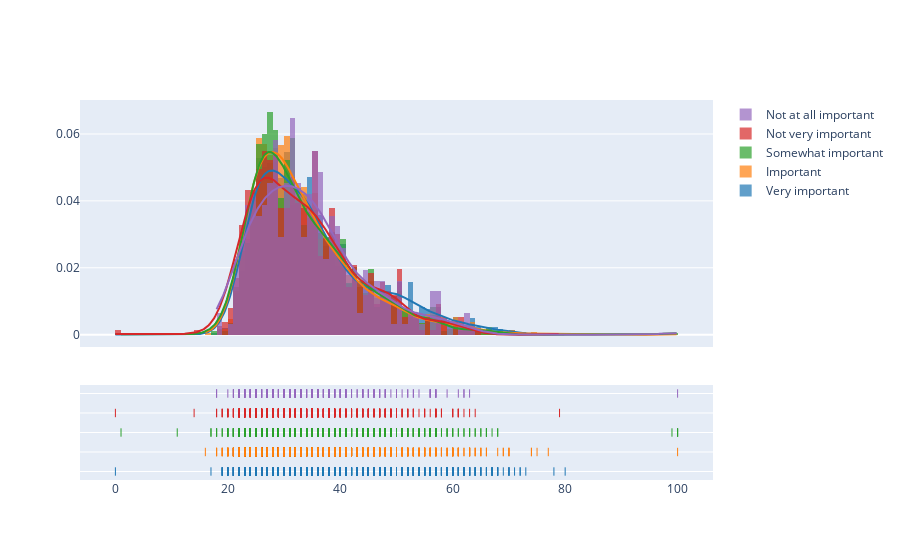

Write notebook code for a chart like this one.
### Code cell
import plotly.offline as py
py.init_notebook_mode(connected=True)
import plotly.figure_factory as fig_fact

top_uni = mcq['UniversityImportance'].value_counts().head(5)
top_uni_dist = []
for uni in top_uni.index:
    top_uni_dist.append(
        mcq[(mcq['Age'].notnull()) & \
            (mcq['UniversityImportance'] == uni)]['Age'])

group_labels = top_uni.index

fig = fig_fact.create_distplot(top_uni_dist,group_labels)
py.iplot(fig, filename='University Importance by Age')

### Figure 1 — Plotly figure (JSON) as saved in the notebook; plotly's stock layout.template omitted (floating-point values rounded to 4 significant figures; data arrays with more than 128 entries replaced by an {"elided": "..."} marker saying what was removed)
{"data": [{"autobinx": false, "histnorm": "probability density", "legendgroup": "Very important", "marker": {"color": "rgb(31, 119, 180)"}, "name": "Very important", "opacity": 0.7, "type": "histogram", "x": {"elided": "2882 int values"}, "xaxis": "x", "xbins": {"end": 80, "size": 1, "start": 0}, "yaxis": "y"}, {"autobinx": false, "histnorm": "probability density", "legendgroup": "Important", "marker": {"color": "rgb(255, 127, 14)"}, "name": "Important", "opacity": 0.7, "type": "histogram", "x": {"elided": "2313 int values"}, "xaxis": "x", "xbins": {"end": 100, "size": 1, "start": 16}, "yaxis": "y"}, {"autobinx": false, "histnorm": "probability density", "legendgroup": "Somewhat important", "marker": {"color": "rgb(44, 160, 44)"}, "name": "Somewhat important", "opacity": 0.7, "type": "histogram", "x": {"elided": "1673 int values"}, "xaxis": "x", "xbins": {"end": 100, "size": 1, "start": 1}, "yaxis": "y"}, {"autobinx": false, "histnorm": "probability density", "legendgroup": "Not very important", "marker": {"color": "rgb(214, 39, 40)"}, "name": "Not very important", "opacity": 0.7, "type": "histogram", "x": {"elided": "766 int values"}, "xaxis": "x", "xbins": {"end": 79, "size": 1, "start": 0}, "yaxis": "y"}, {"autobinx": false, "histnorm": "probability density", "legendgroup": "Not at all important", "marker": {"color": "rgb(148, 103, 189)"}, "name": "Not at all important", "opacity": 0.7, "type": "histogram", "x": {"elided": "310 int values"}, "xaxis": "x", "xbins": {"end": 100, "size": 1, "start": 18}, "yaxis": "y"}, {"legendgroup": "Very important", "marker": {"color": "rgb(31, 119, 180)"}, "mode": "lines", "name": "Very important", "showlegend": false, "type": "scatter", "x": {"elided": "500 float values"}, "xaxis": "x", "y": {"elided": "500 float values"}, "yaxis": "y"}, {"legendgroup": "Important", "marker": {"color": "rgb(255, 127, 14)"}, "mode": "lines", "name": "Important", "showlegend": false, "type": "scatter", "x": {"elided": "500 float values"}, "xaxis": "x", "y": {"elided": "500 float values"}, "yaxis": "y"}, {"legendgroup": "Somewhat important", "marker": {"color": "rgb(44, 160, 44)"}, "mode": "lines", "name": "Somewhat important", "showlegend": false, "type": "scatter", "x": {"elided": "500 float values"}, "xaxis": "x", "y": {"elided": "500 float values"}, "yaxis": "y"}, {"legendgroup": "Not very important", "marker": {"color": "rgb(214, 39, 40)"}, "mode": "lines", "name": "Not very important", "showlegend": false, "type": "scatter", "x": {"elided": "500 float values"}, "xaxis": "x", "y": {"elided": "500 float values"}, "yaxis": "y"}, {"legendgroup": "Not at all important", "marker": {"color": "rgb(148, 103, 189)"}, "mode": "lines", "name": "Not at all important", "showlegend": false, "type": "scatter", "x": {"elided": "500 float values"}, "xaxis": "x", "y": {"elided": "500 float values"}, "yaxis": "y"}, {"legendgroup": "Very important", "marker": {"color": "rgb(31, 119, 180)", "symbol": "line-ns-open"}, "mode": "markers", "name": "Very important", "showlegend": false, "type": "scatter", "x": {"elided": "2882 int values"}, "xaxis": "x", "y": {"elided": "2882 str values"}, "yaxis": "y2"}, {"legendgroup": "Important", "marker": {"color": "rgb(255, 127, 14)", "symbol": "line-ns-open"}, "mode": "markers", "name": "Important", "showlegend": false, "type": "scatter", "x": {"elided": "2313 int values"}, "xaxis": "x", "y": {"elided": "2313 str values"}, "yaxis": "y2"}, {"legendgroup": "Somewhat important", "marker": {"color": "rgb(44, 160, 44)", "symbol": "line-ns-open"}, "mode": "markers", "name": "Somewhat important", "showlegend": false, "type": "scatter", "x": {"elided": "1673 int values"}, "xaxis": "x", "y": {"elided": "1673 str values"}, "yaxis": "y2"}, {"legendgroup": "Not very important", "marker": {"color": "rgb(214, 39, 40)", "symbol": "line-ns-open"}, "mode": "markers", "name": "Not very important", "showlegend": false, "type": "scatter", "x": {"elided": "766 int values"}, "xaxis": "x", "y": {"elided": "766 str values"}, "yaxis": "y2"}, {"legendgroup": "Not at all important", "marker": {"color": "rgb(148, 103, 189)", "symbol": "line-ns-open"}, "mode": "markers", "name": "Not at all important", "showlegend": false, "type": "scatter", "x": {"elided": "310 int values"}, "xaxis": "x", "y": {"elided": "310 str values"}, "yaxis": "y2"}], "layout": {"barmode": "overlay", "hovermode": "closest", "legend": {"traceorder": "reversed"}, "xaxis": {"anchor": "y2", "domain": [0, 1], "zeroline": false}, "yaxis": {"anchor": "free", "domain": [0.35, 1], "position": 0}, "yaxis2": {"anchor": "x", "domain": [0, 0.25], "dtick": 1, "showticklabels": false}}}
